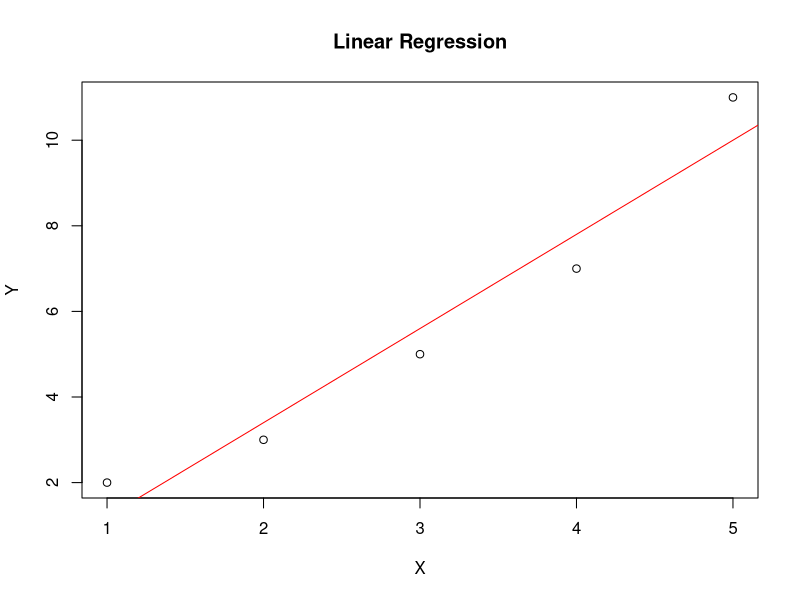

Write R code to recreate this figure.
# Sample data
x <- c(1, 2, 3, 4, 5)
y <- c(2, 3, 5, 7, 11)
model <- lm(y ~ x)
summary(model)
plot(x, y, main = "Linear Regression", xlab = "X", ylab = "Y")
abline(model, col = "red")
